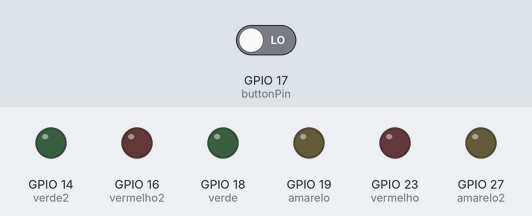
Bench run of a sketch on a simulated ESP32. Parts: output pins drawn as LEDs (lit = HIGH). Inputs (shaded band) come from the test bench; at power-on: GPIO 17 (buttonPin) LOW.

Above: at 1.2 s.
1.3 s: GPIO 17 (buttonPin) driven HIGH
At 5.3 s:
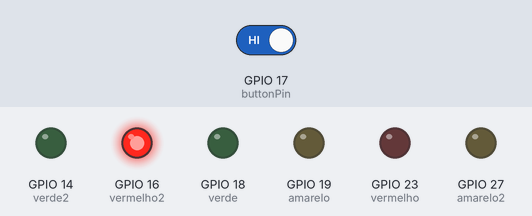
At 6.9 s:
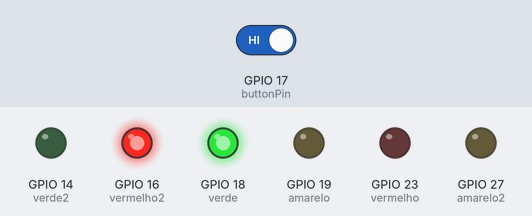
Timing chart, 0 to 27.5 s (numbered marks = the images above; inputs shaded):
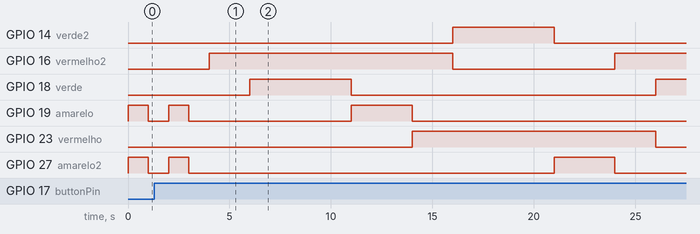

The sketch:

Semaforo-Com-Modo-Alerta.ino
```cpp
//Incluir Bibliotecas
#include <Arduino.h>
#include <Bounce2.h>
//Definir pinagem
//semaforo 1
#define verde  18 //Pino 18 para verde do semaforo 1
#define amarelo 19 //Pino 19 para amarelo do semaforo 1
#define  vermelho  23 //Pino 23 para vermelho do semaforo 1
//semaforo 2
#define verde2  14
#define amarelo2  27
#define vermelho2 16
//Definir botão para alerta de +22hs
const int buttonPin = 17; //Botão 17 para quando acionado os semaforos entra em modo alerta.
int buttonState = 0;

Bounce debouncer = Bounce () ;


void setup() {
  //definir como saída
  pinMode(verde, OUTPUT);
  pinMode(amarelo, OUTPUT);
  pinMode(vermelho, OUTPUT);
  pinMode(verde2, OUTPUT);
  pinMode(amarelo2, OUTPUT);
  pinMode(vermelho2, OUTPUT);
  pinMode(buttonPin, INPUT);

  buttonState = digitalRead(buttonPin);
  debouncer. attach ( 17 ) ;  // Informa que o tratamento de debouce será feito no pino 17;
  debouncer. interval ( 2 ) ;  // Seta o intervalo de trepidação;

}
void loop() {
  debouncer. update () ;  // Executa o algorítimo de tratamento;
  int  value = debouncer. read () ;  // Lê o valor tratado do botão;
  if  ( value == HIGH )  {

    //Rodada 1
    digitalWrite(verde2, LOW);
    digitalWrite(amarelo2, LOW);
    digitalWrite(vermelho2, HIGH);
    delay(2000);
    digitalWrite(verde, HIGH);
    digitalWrite(amarelo, LOW);
    digitalWrite(vermelho, LOW);

    delay(5000);

    //Rodada 2
    digitalWrite(verde, LOW);
    digitalWrite(amarelo, HIGH);
    digitalWrite(vermelho, LOW);
    digitalWrite(verde2, LOW);
    digitalWrite(amarelo2, LOW);
    digitalWrite(vermelho2, HIGH);
    delay(3000);

    //Rodada 3
    digitalWrite(verde, LOW);
    digitalWrite(amarelo, LOW );
    digitalWrite(vermelho, HIGH);
    delay(2000);
    digitalWrite(verde2, HIGH);
    digitalWrite(amarelo2, LOW);
    digitalWrite(vermelho2, LOW);
    delay(5000);

    //Rodada 4
    digitalWrite(verde, LOW);
    digitalWrite(amarelo, LOW );
    digitalWrite(vermelho, HIGH);
    digitalWrite(verde2, LOW);
    digitalWrite(amarelo2, HIGH);
    digitalWrite(vermelho2, LOW);

    //Reiniciar
    delay(3000);

  }else{
    digitalWrite(amarelo, HIGH);
    digitalWrite(amarelo2, HIGH);
    digitalWrite(verde, LOW);
    digitalWrite(vermelho, LOW);

    delay(1000);
    digitalWrite(amarelo, LOW);
    digitalWrite(amarelo2, LOW);
    digitalWrite(verde2, LOW);
    digitalWrite(vermelho2, LOW);
    delay(1000);

  }


}
```

Measured:
- after the input at 1.3 s, GPIO 14 (verde2): LOW → HIGH after 14.7 s, → LOW 5.0 s later; GPIO 16 (vermelho2): LOW → HIGH after 2.7 s, → LOW 12.0 s later, → HIGH 8.0 s later; GPIO 18 (verde): LOW → HIGH after 4.7 s, → LOW 5.0 s later, → HIGH 15.0 s later; GPIO 23 (vermelho): LOW → HIGH after 12.7 s, → LOW 12.0 s later
